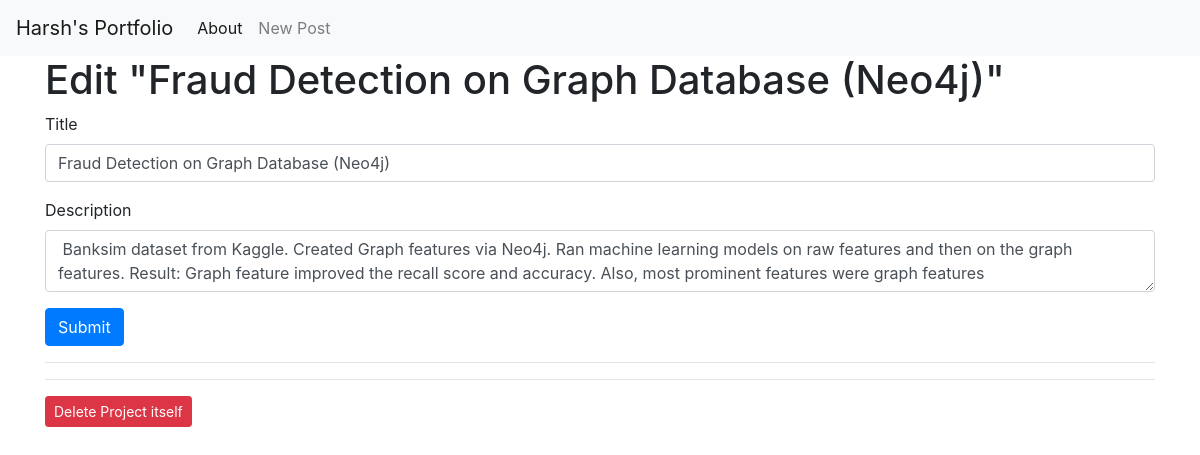
The app's page /1/edit with its own data.
### tables this page shows
CREATE TABLE posts (
    id INTEGER PRIMARY KEY AUTOINCREMENT,
    created TIMESTAMP NOT NULL DEFAULT CURRENT_TIMESTAMP,
    title TEXT NOT NULL,
    content TEXT NOT NULL
);

### app.py (the view, shortened to what this page needs)
@app.route('/<int:id>/edit', methods=('GET', 'POST'))
def edit(id):
    post = get_post(id)
    return render_template('edit.html', post=post)

### app.py (called while the page is built)
def get_db_connection():
    conn = sqlite3.connect('database.db')
    conn.row_factory = sqlite3.Row
    return conn

def get_post(post_id):
    conn = get_db_connection()
    post = conn.execute('SELECT * FROM posts WHERE id = ?',
                        (post_id,)).fetchone()
    conn.close()
    if post is None:
        abort(404)
    return post

### templates/edit.html (shortened to what this page needs)
{% extends 'base.html' %}
{% block content %}
<h1>{% block title %} Edit "{{ post['title'] }}" {% endblock %}</h1>
<form method="post">
    <div class="form-group">
        <label for="title">Title</label>
        <input type="text" name="title" placeholder="Project title"
               class="form-control"
               value="{{ request.form['title'] or post['title'] }}">
    </div>
    <div class="form-group">
        <label for="content">Description</label>
        <textarea name="content" placeholder="Post Description of the project"
                  class="form-control">{{ request.form['content'] or post['content'] }}</textarea>
    </div>
    <div class="form-group">
        <button type="submit" class="btn btn-primary">Submit</button>
    </div>
</form>
<hr>
<hr>
<form action="{{ url_for('delete', id=post['id']) }}" method="POST">
    <input type="submit" value="Delete Project itself"
            class="btn btn-danger btn-sm"
            onclick="return confirm('Are you sure you want to delete this project?')">
</form>
{% endblock %}

### records on screen
posts: title "Fraud Detection on Graph Database (Neo4j)", content "Banksim dataset from Kaggle. Created Graph features via Neo4j. Ran machine learning models on raw features and then on the graph features. Result: Graph feature improved the recall score and accuracy. Also, most prominent features were graph features"
